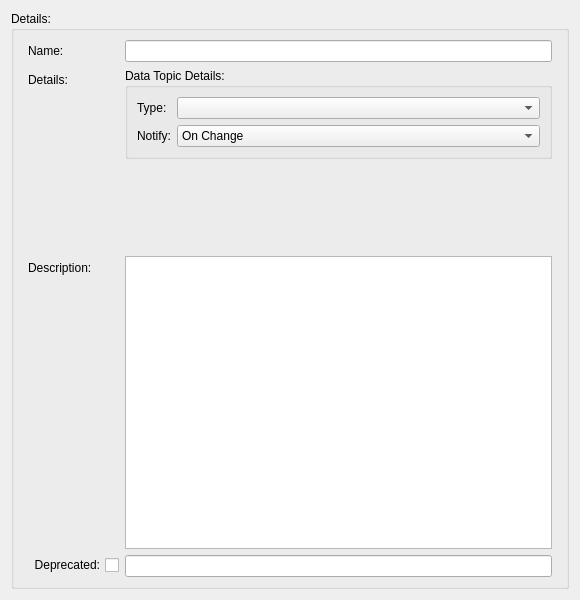
<?xml version="1.0" encoding="UTF-8"?>
<ui version="4.0">
 <class>SIDataTopicDetails</class>
 <widget class="QWidget" name="SIDataTopicDetails">
  <property name="geometry">
   <rect>
    <x>0</x>
    <y>0</y>
    <width>580</width>
    <height>600</height>
   </rect>
  </property>
  <property name="windowTitle">
   <string>Form</string>
  </property>
  <layout class="QVBoxLayout" name="verticalLayout_3">
   <item>
    <widget class="QGroupBox" name="groupBoxDetails">
     <property name="title">
      <string>Details:</string>
     </property>
     <layout class="QVBoxLayout" name="verticalLayout_2">
      <item>
       <layout class="QFormLayout" name="formLayout">
        <property name="sizeConstraint">
         <enum>QLayout::SizeConstraint::SetNoConstraint</enum>
        </property>
        <property name="rowWrapPolicy">
         <enum>QFormLayout::RowWrapPolicy::DontWrapRows</enum>
        </property>
        <property name="labelAlignment">
         <set>Qt::AlignmentFlag::AlignLeading|Qt::AlignmentFlag::AlignLeft|Qt::AlignmentFlag::AlignTop</set>
        </property>
        <property name="leftMargin">
         <number>5</number>
        </property>
        <property name="rightMargin">
         <number>5</number>
        </property>
        <item row="0" column="0">
         <widget class="QLabel" name="label">
          <property name="text">
           <string>Name:</string>
          </property>
         </widget>
        </item>
        <item row="0" column="1">
         <widget class="QLineEdit" name="editName"/>
        </item>
        <item row="1" column="0">
         <widget class="QLabel" name="label_3">
          <property name="text">
           <string>Details:</string>
          </property>
         </widget>
        </item>
        <item row="1" column="1">
         <widget class="QGroupBox" name="groupBox_3">
          <property name="sizePolicy">
           <sizepolicy hsizetype="Expanding" vsizetype="Preferred">
            <horstretch>0</horstretch>
            <verstretch>0</verstretch>
           </sizepolicy>
          </property>
          <property name="title">
           <string>Data Topic Details:</string>
          </property>
          <layout class="QFormLayout" name="formLayout_2">
           <item row="0" column="0">
            <widget class="QLabel" name="label_4">
             <property name="text">
              <string>Type:</string>
             </property>
            </widget>
           </item>
           <item row="0" column="1">
            <widget class="QComboBox" name="comboTypes"/>
           </item>
           <item row="1" column="0">
            <widget class="QLabel" name="label_5">
             <property name="text">
              <string>Notify:</string>
             </property>
            </widget>
           </item>
           <item row="1" column="1">
            <widget class="QComboBox" name="comboNotify">
             <item>
              <property name="text">
               <string>On Change</string>
              </property>
             </item>
             <item>
              <property name="text">
               <string>Always</string>
              </property>
             </item>
            </widget>
           </item>
          </layout>
         </widget>
        </item>
        <item row="3" column="0">
         <widget class="QLabel" name="label_7">
          <property name="text">
           <string>Description:</string>
          </property>
         </widget>
        </item>
        <item row="3" column="1">
         <widget class="QPlainTextEdit" name="textDescribe">
          <property name="sizePolicy">
           <sizepolicy hsizetype="Expanding" vsizetype="MinimumExpanding">
            <horstretch>0</horstretch>
            <verstretch>0</verstretch>
           </sizepolicy>
          </property>
          <property name="minimumSize">
           <size>
            <width>0</width>
            <height>0</height>
           </size>
          </property>
          <property name="plainText">
           <string notr="true"/>
          </property>
          <property name="overwriteMode">
           <bool>false</bool>
          </property>
          <property name="placeholderText">
           <string notr="true">Describe topic here</string>
          </property>
         </widget>
        </item>
        <item row="4" column="0">
         <widget class="QCheckBox" name="checkDeprecated">
          <property name="sizePolicy">
           <sizepolicy hsizetype="Expanding" vsizetype="Fixed">
            <horstretch>0</horstretch>
            <verstretch>0</verstretch>
           </sizepolicy>
          </property>
          <property name="layoutDirection">
           <enum>Qt::LayoutDirection::RightToLeft</enum>
          </property>
          <property name="text">
           <string>Deprecated:</string>
          </property>
         </widget>
        </item>
        <item row="4" column="1">
         <widget class="QLineEdit" name="editDeprecated">
          <property name="sizePolicy">
           <sizepolicy hsizetype="Expanding" vsizetype="Fixed">
            <horstretch>0</horstretch>
            <verstretch>0</verstretch>
           </sizepolicy>
          </property>
         </widget>
        </item>
        <item row="2" column="1">
         <spacer name="verticalSpacer">
          <property name="orientation">
           <enum>Qt::Orientation::Vertical</enum>
          </property>
          <property name="sizeType">
           <enum>QSizePolicy::Policy::Preferred</enum>
          </property>
          <property name="sizeHint" stdset="0">
           <size>
            <width>20</width>
            <height>85</height>
           </size>
          </property>
         </spacer>
        </item>
        <item row="2" column="0">
         <spacer name="verticalSpacer_2">
          <property name="orientation">
           <enum>Qt::Orientation::Vertical</enum>
          </property>
          <property name="sizeType">
           <enum>QSizePolicy::Policy::Preferred</enum>
          </property>
          <property name="sizeHint" stdset="0">
           <size>
            <width>20</width>
            <height>85</height>
           </size>
          </property>
         </spacer>
        </item>
       </layout>
      </item>
     </layout>
    </widget>
   </item>
  </layout>
 </widget>
 <tabstops>
  <tabstop>editName</tabstop>
  <tabstop>comboTypes</tabstop>
  <tabstop>comboNotify</tabstop>
  <tabstop>textDescribe</tabstop>
 </tabstops>
 <resources/>
 <connections/>
</ui>
